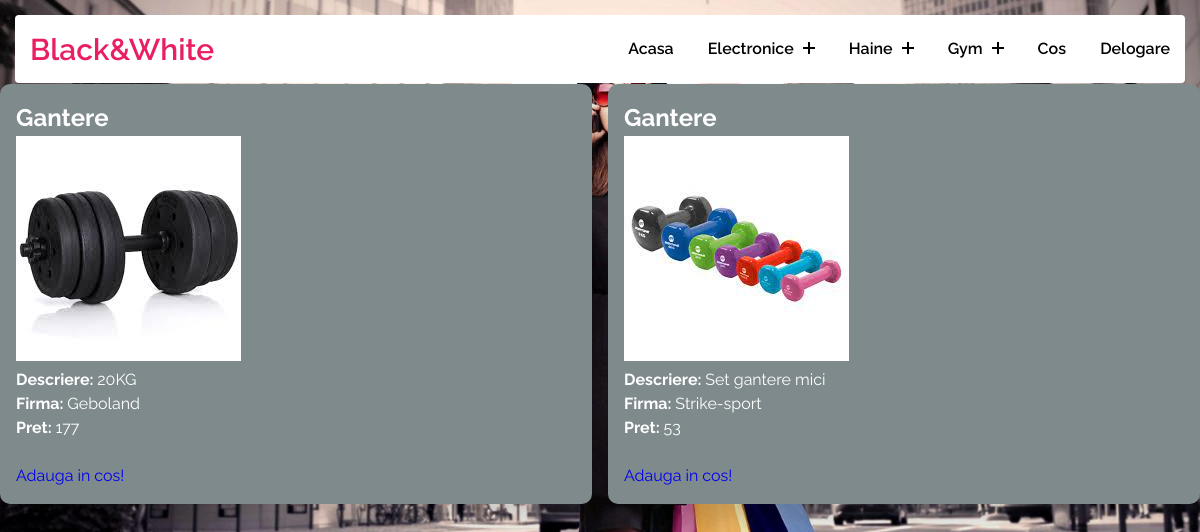
The page /gym.php?gantere (signed in) on the database its author committed.
### tables this page shows
CREATE TABLE `gym` (
  `idg` int(11) NOT NULL,
  `denumire` varchar(255) NOT NULL,
  `descriere` varchar(255) NOT NULL,
  `firma` varchar(255) DEFAULT NULL,
  `imagine` varchar(255) NOT NULL,
  `pret` float NOT NULL,
  `stoc` int(11) NOT NULL
);

### gym.php (the view, shortened to what this page needs)
<?php
    $con = mysqli_connect("localhost", "root", "", "proiect");
 ?>
<!DOCTYPE html>
<html lang="en">
<head>
    <link rel="stylesheet" type="text/css" href="css/styles2.css">
</head>
<body>
<section>
    <div class="header">
      <div class="container">
        <div class="header-main">
          <div class="logo">
             <a href="index.php">Black&White</a>
          </div>
           <nav class="nav-menu">
              <ul class="menu">
               <li class="menu-item">
                 <a href="index.php">Acasa</a>
               </li>
               <li class="menu-item menu-item-has-children">
                 <a href="#" data-toggle="sub-menu">Electronice <i class="plus"></i></a>
               </li>
               <li class="menu-item menu-item-has-children">
                 <a href="#" data-toggle="sub-menu">Haine <i class="plus"></i></a>
               </li>
               <li class="menu-item menu-item-has-children">
                 <a href="#" data-toggle="sub-menu">Gym <i class="plus"></i></a>
                </li>
               <li class="menu-item">
                  <a href="cos.php">Cos</a>
                </li>
               <li class="menu-item">
                <a href="delogare.php">Delogare</a>
                </li>
              </ul>
          </nav>
      </div>
    </div>
    </div>
</section>
    <br>
    <section class="home-section">
        <div class="lista_articole">
<?php
            $link = $_SERVER['REQUEST_URI'];
            $query = parse_url($link, PHP_URL_QUERY);
            switch($query){
                case "gantere":
                    $res = "SELECT * FROM gym WHERE denumire = 'Gantere' ORDER BY idg";
                    break;
                }
                $rez = mysqli_query($con, $res);
                while($ser = mysqli_fetch_array($rez)){
                        echo '<div class="articol"><p><h2>'.$ser['denumire'].'</h2><img src="'.$ser['imagine'].'
                        "<br><br><b>Descriere: </b>'.$ser['descriere'].'<br><b>Firma: </b>'.$ser['firma'].'
                        <br><b>Pret: </b>'.$ser['pret'].'</p><br><a href="add-to-cart.php?idg='.$ser['idg'].'">Adauga in cos!</a></div>';
                }
            ?>
        </div>
    </section>
</body>
</html>

### css/styles2.css (style rules this page uses)
.home-section { width: 100%; display: block; min-height: 100vh; }
body { width: 100%; height: 100vh; background-image:url('../images/background-imagine.jpg') ; background-position: center top; background-size: cover; line-height: 1.5; font-family: 'Raleway', sans-serif; font-weight: 400; }
.container { max-width: 1170px; margin:auto; }
* { margin:0; box-sizing: border-box; }
.header { position: absolute; width: 100%; left: 0; top: 0; z-index: 99; padding: 15px; }
ul { list-style: none; margin: 0; padding: 0; }
a { text-decoration: none; }
.header-main { background-color: #ffffff ; display: flex; justify-content: space-between; align-items: center; padding: 10px 0; border-radius: 4px; }
.header .menu > .menu-item { display: inline-block; margin-left: 30px; position: relative; }
.header .logo { padding: 0 15px; }
.header .logo a { font-size: 30px; text-transform: capitalize; color: #e91e63; font-weight: 600; }
.header .nav-menu { padding: 0 15px; }
.header .menu > .menu-item > a { display: block; padding: 12px 0; font-size: 16px; color: #000000; text-transform: capitalize; font-weight: 600; transition: all 0.3s ease; }
.header .menu > .menu-item > a .plus { display: inline-block; height: 12px; width: 12px; position: relative; margin-left: 5px; pointer-events: none; }
.header .menu > .menu-item > a .plus:before, .header .menu > .menu-item > a .plus:after { content:''; position:absolute; box-sizing: border-box; left: 50%; top: 50%; background-color: #000000; height: 2px; width: 100%; transform: translate(-50%,-50%); transition: all 0.3s ease; }
.header .menu > .menu-item > a .plus:after { transform: translate(-50%,-50%) rotate(-90deg); }
.lista_articole { position: relative; margin: 5% auto; max-width: 1200px; display: grid; grid-gap: 1rem; grid-template-columns: repeat(auto-fit, minmax(300px, 1fr)); }
.articol { cursor: pointer; box-shadow: 20px 20px 30px rgba(0,0,0,0.2); background-color: #7f8a8d; border-radius: 10px; color: #ffffff; padding: 1em; }

### rows shown on the page
gym: denumire "Gantere", imagine (picture), descriere "20KG", firma "Geboland", pret "177"
gym: denumire "Gantere", imagine (picture), descriere "Set gantere mici", firma "Strike-sport", pret "53"
